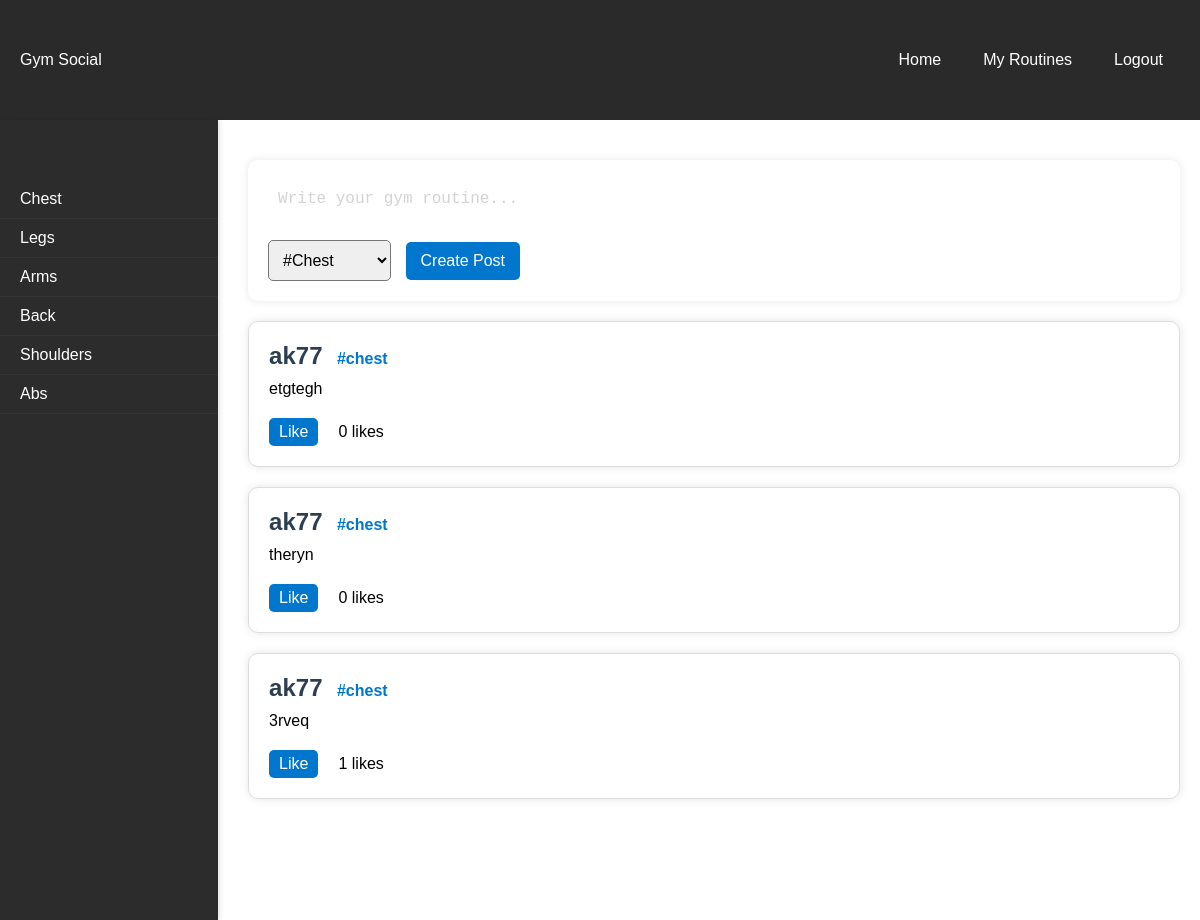
Before: /landing/chest/ with the older database file.
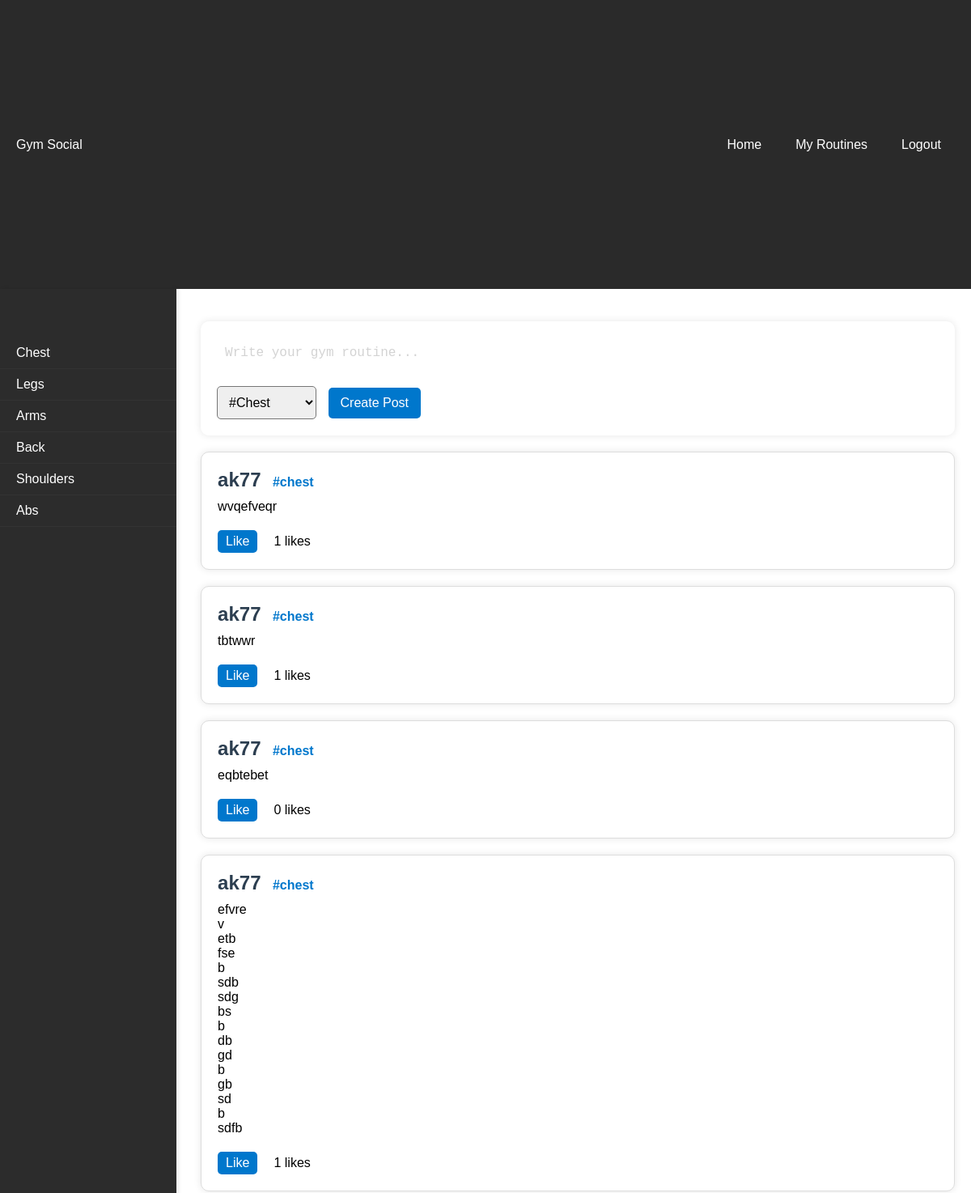
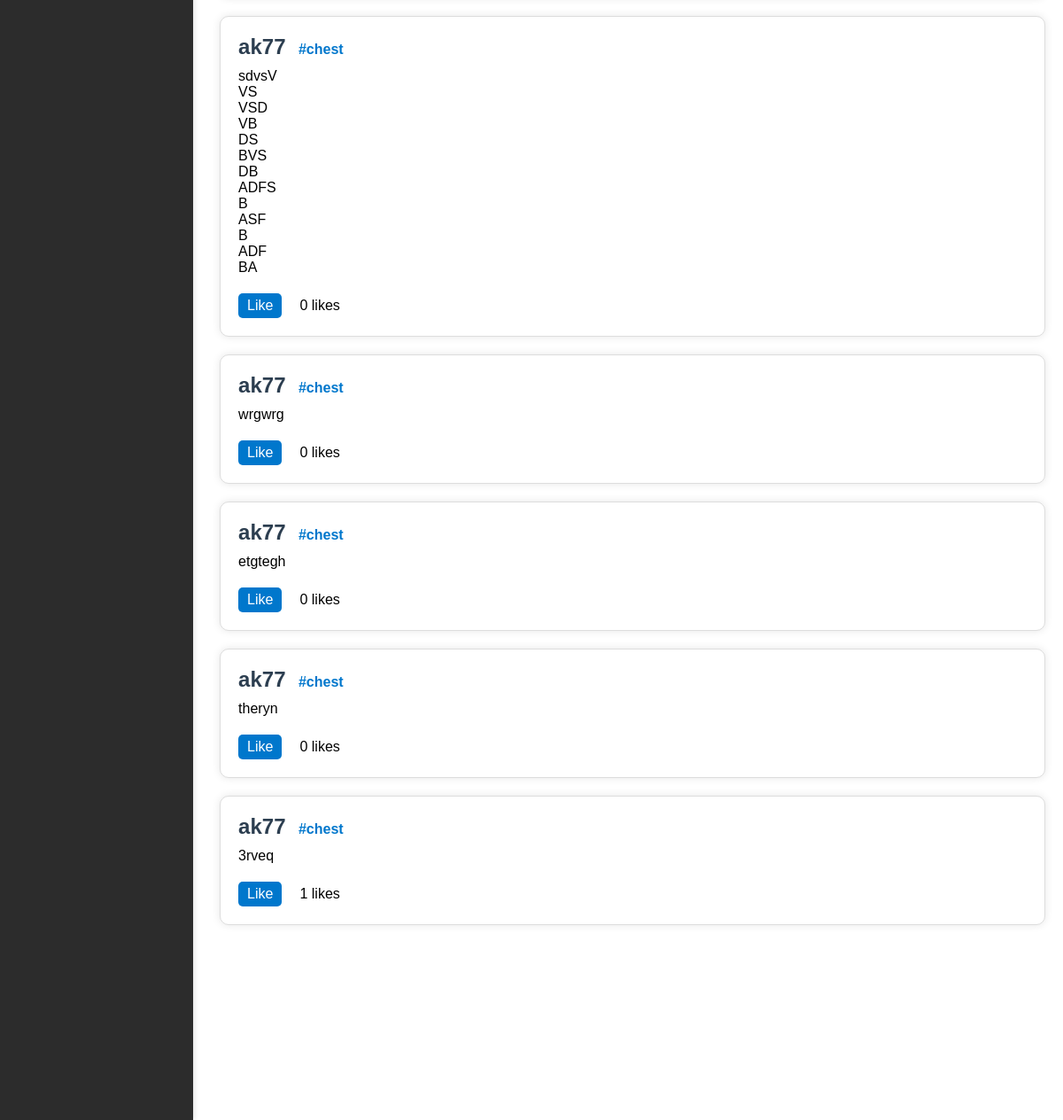
After: the same page with the newer database file (2 pictures, top to bottom).
### tables this page shows
CREATE TABLE posts (
    id INTEGER PRIMARY KEY,
    user_id INTEGER,
    body_part TEXT NOT NULL,
    content TEXT NOT NULL,
    likes INTEGER DEFAULT 0,
    FOREIGN KEY (user_id) REFERENCES users (id)
);

CREATE TABLE users (
    id INTEGER PRIMARY KEY,
    username TEXT NOT NULL UNIQUE,
    password TEXT NOT NULL
);

### app.py (the view)
@app.route('/landing', defaults={'body_part': None}, methods=['GET', 'POST'])
@app.route('/landing/<body_part>/', methods=['GET', 'POST'])
def landing(body_part):
    conn = get_db_connection()
    if body_part:
        posts = conn.execute('SELECT p.id, p.content, p.likes, p.body_part, u.username FROM posts p JOIN users u ON p.user_id = u.id WHERE p.body_part = ? ORDER BY p.id DESC', (body_part,)).fetchall()
    else:
        posts = conn.execute('SELECT p.id, p.content, p.likes, p.body_part, u.username FROM posts p JOIN users u ON p.user_id = u.id ORDER BY p.id DESC').fetchall()
    conn.close()
    return render_template('landing.html', posts=posts)

### app.py (called while the page is built)
def get_db_connection():
    conn = sqlite3.connect(DATABASE)
    conn.row_factory = sqlite3.Row
    return conn

### templates/landing.html (shortened to what this page needs)
<!DOCTYPE html>
<html lang="en">
<head>
    <link rel="stylesheet" href="{{ url_for('static', filename='styles.css') }}">
</head>
<body>
    <header class="top-bar">
        <p>Gym Social</p>
        <div class="right-buttons">
            <a href="{{ url_for('landing') }}" class="top-menu-btn">Home</a>
            <a href="{{ url_for('my_routines') }}" class="top-menu-btn">My Routines</a>
            <a href="{{ url_for('logout') }}" class="logout-btn">Logout</a>
        </div>
    </header>
    <main>
        <div class="side-menu">
            <a href="{{ url_for('landing', body_part='chest') }}" class="menu-btn">Chest</a>
            <a href="{{ url_for('landing', body_part='legs') }}" class="menu-btn">Legs</a>
            <a href="{{ url_for('landing', body_part='arms') }}" class="menu-btn">Arms</a>
            <a href="{{ url_for('landing', body_part='back') }}" class="menu-btn">Back</a>
            <a href="{{ url_for('landing', body_part='shoulders') }}" class="menu-btn">Shoulders</a>
            <a href="{{ url_for('landing', body_part='abs') }}" class="menu-btn">Abs</a>
        </div>
        <section id="feed">
            <div class="box create-post">
                <form action="{{ url_for('create_post') }}" method="post">
                    <textarea name="content" placeholder="Write your gym routine..."></textarea>
                    <select name="body_part">
                        <option value="chest">#Chest</option>
                    </select>
                    <input type="submit" value="Create Post">
                </form>
            </div>
            {% for post in posts %}
            <div class="box post">
                <p class="username">{{ post.username }}</p>
                <p class="body_part">#{{ post.body_part }}</p>
                <p class="content">{{ post.content }}</p>
                <div class="like-section">
                    <a href="#" class="like-button" data-post-id="{{ post.id }}">Like</a>
                    <p class="likes-count" data-post-id="{{ post.id }}">{{ post.likes }} likes</p>
                </div>
            </div>
            {% endfor %}
        </section>
    </main>
</body>
</html>

Changed rows visible on the page:
added posts: username "ak77", body_part "chest", content "wvqefveqr", likes "1"
added posts: username "ak77", body_part "chest", content "tbtwwr", likes "1"
added posts: username "ak77", body_part "chest", content "eqbtebet", likes "0"
added posts: username "ak77", body_part "chest", content "efvre v etb fse b sdb sdg bs b db gd b gb sd b sdfb", likes "1"
added posts: username "ak77", body_part "chest", content "sdvsV VS VSD VB DS BVS DB ADFS B ASF B ADF BA", likes "0"
added posts: username "ak77", body_part "chest", content "wrgwrg", likes "0"
